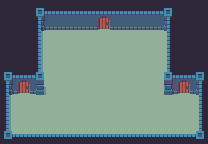

This game map was drawn from its Tiled (.tmx) file and the tilesets committed beside it. A one-line description and the trimmed map source follow:
An orthogonal 13x9 tile map with 16x16 px tiles, 2 tile layers (Tile Layer 2, Tile Layer 1).

<map version="1.2" tiledversion="1.2.5" orientation="orthogonal" renderorder="right-down" width="13" height="9" tilewidth="16" tileheight="16" infinite="0" nextlayerid="3" nextobjectid="1">
 <tileset firstgid="1" source="sheet.tsx" />
 <layer id="2" name="Tile Layer 2" width="13" height="9">
  <data>[117 cells, 97 non-empty, 1 distinct tile ids]</data>
 </layer>
 <layer id="1" name="Tile Layer 1" width="13" height="9">
  <data>[117 cells, 67 non-empty, 17 distinct tile ids]</data>
 </layer>
</map>
